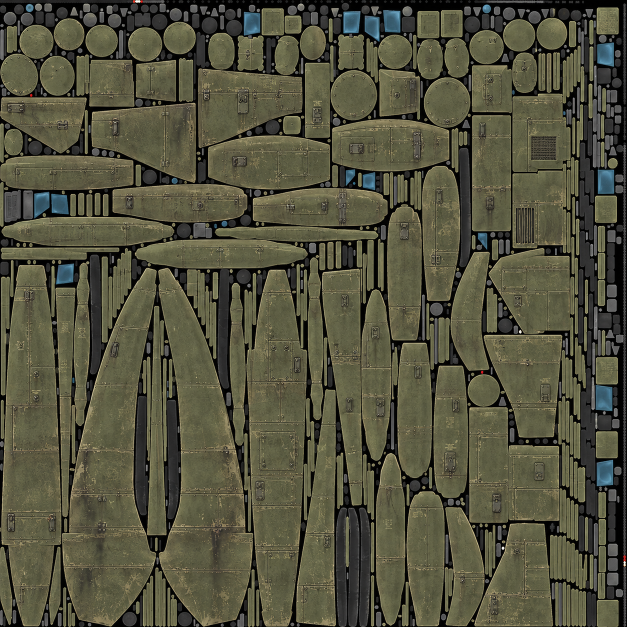
#> input picture assets/aircraft/apache/albedo.png, 1254 x 1254 px (shown at 1/2 size)
$ python prepare_materials.py
#> lines starting #> are read from the running program, lines starting #| are printed output that depends on the picture
"""Compile restrained technical response maps; keep generated diffuse artwork unchanged."""
from pathlib import Path
import json,hashlib,shutil,struct
import numpy as np
from PIL import Image,ImageFilter
ROOT=Path(__file__).resolve().parents[4];OUT=ROOT/'assets/aircraft/apache'
albedo=Image.open(OUT/'albedo.png').convert('RGB');size=albedo.size
#> further down, albedo is the input picture: PIL image 1254x1254 RGB; mean R, G, B 83.2, 82.1, 62.1
#> after `size = albedo.size`: size = (1254, 1254)
ids=np.asarray(Image.open(OUT/'material_data.png').resize(size,Image.Resampling.NEAREST),dtype=np.float32)/255
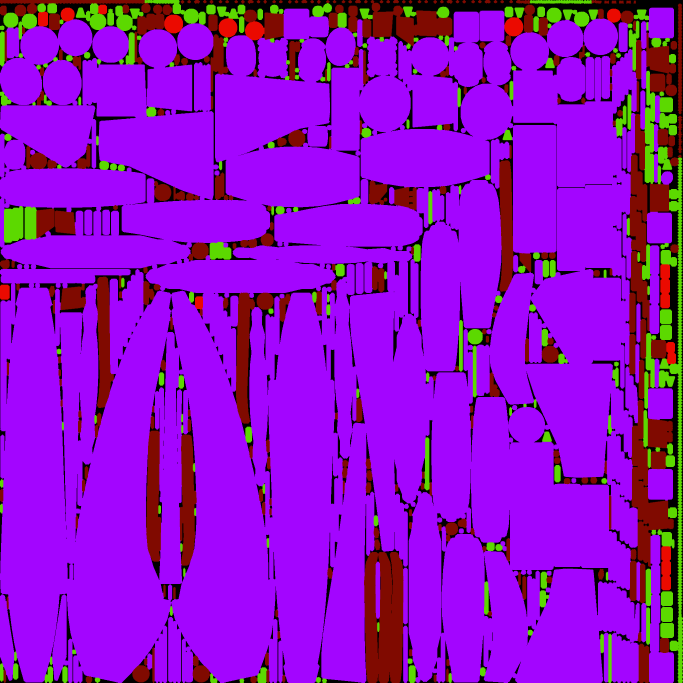
#> input picture assets/aircraft/apache/material_data.png, 2048 x 2048 px (shown at 1/3 size)
colour=np.asarray(albedo,dtype=np.float32)/255
grey=Image.fromarray(np.uint8(colour.mean(2)*255));blur=np.asarray(grey.filter(ImageFilter.GaussianBlur(.8)),dtype=np.float32)/255
height=(np.asarray(grey,dtype=np.float32)/255-blur)*.23
dy,dx=np.gradient(height);covered=np.asarray(Image.fromarray(np.uint8(ids[:,:,3]*255)).filter(ImageFilter.MinFilter(5)))>254
#> after `covered = np.asarray(Image.fromarray(np.uint8(ids[:, :, 3] * 255)).fil`: covered: shape (1254, 1254) bool; every value is 1
normal=np.dstack([-dx*2,dy*2,np.ones_like(dx)]);normal/=np.linalg.norm(normal,axis=2,keepdims=True);normal[~covered]=[0,0,1]
Image.fromarray(np.uint8(np.clip(normal*.5+.5,0,1)*255+.5)).save(OUT/'normal.png')
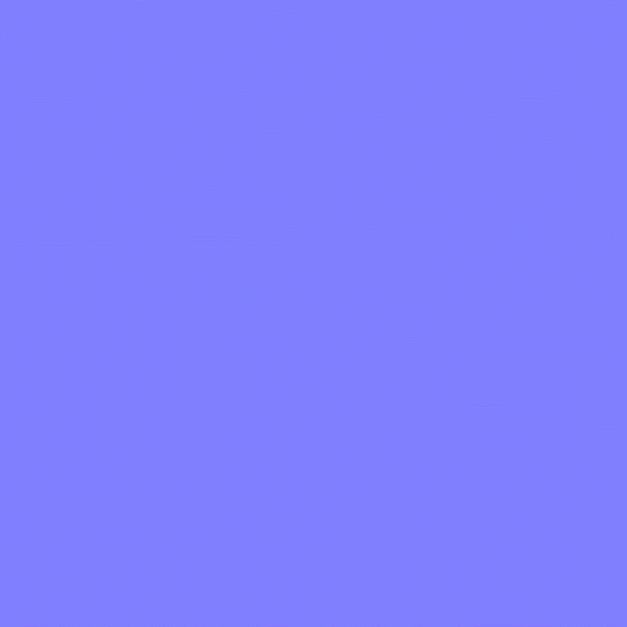
#> saved as normal.png: PIL image 1254x1254 RGB (shown at 1/2 size); mean R, G, B 127.6, 127.6, 255
rough=np.clip(ids[:,:,0]+height*.4,.28,.96);metal=ids[:,:,1];mask=ids[:,:,2]
#> after `rough = np.clip(ids[:, :, 0] + height * 0.4, 0.28, 0.96)`:
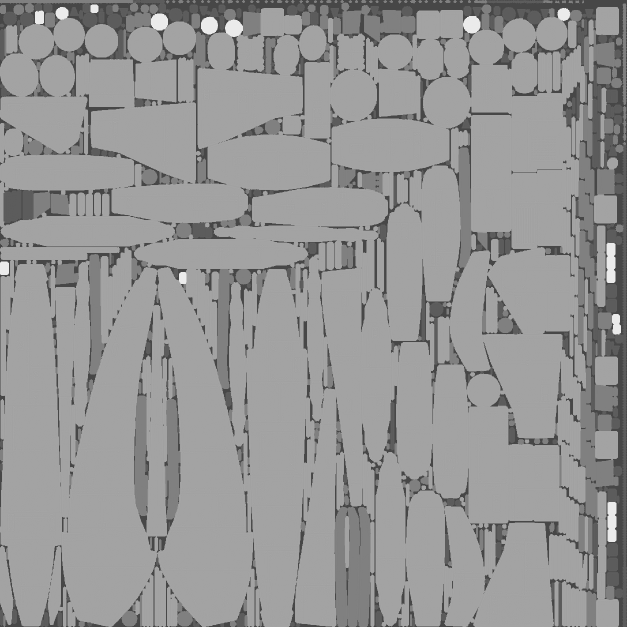
#> rough: shape (1254, 1254) float32 (shown at 1/2 size); min 0.28, max 0.93, mean 0.588
#> after `metal = ids[:, :, 1]`:
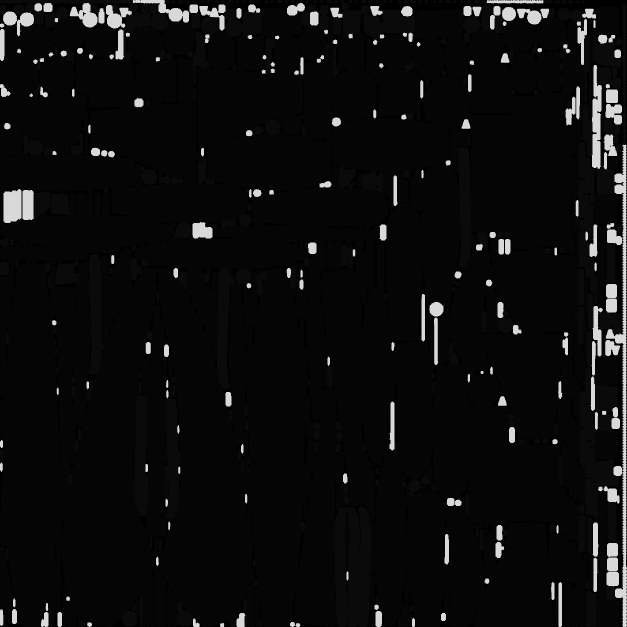
#> metal: shape (1254, 1254) float32 (shown at 1/2 size); min 0, max 0.851, mean 0.0564
#> after `mask = ids[:, :, 2]`:
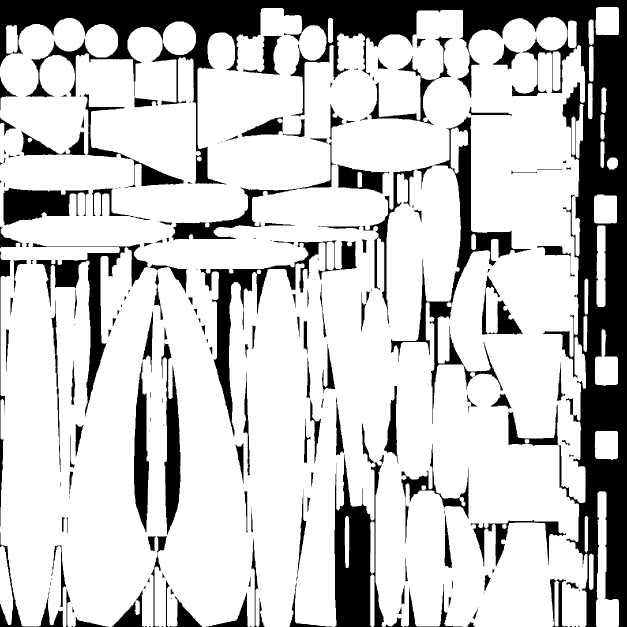
#> mask: shape (1254, 1254) float32 (shown at 1/2 size); min 0, max 1, mean 0.785
orm=np.dstack([np.ones_like(rough),rough,metal,mask]);Image.fromarray(np.uint8(np.clip(orm,0,1)*255+.5)).save(OUT/'orm.png')
#> after `orm = np.dstack([np.ones_like(rough), rough, metal, mask])`:
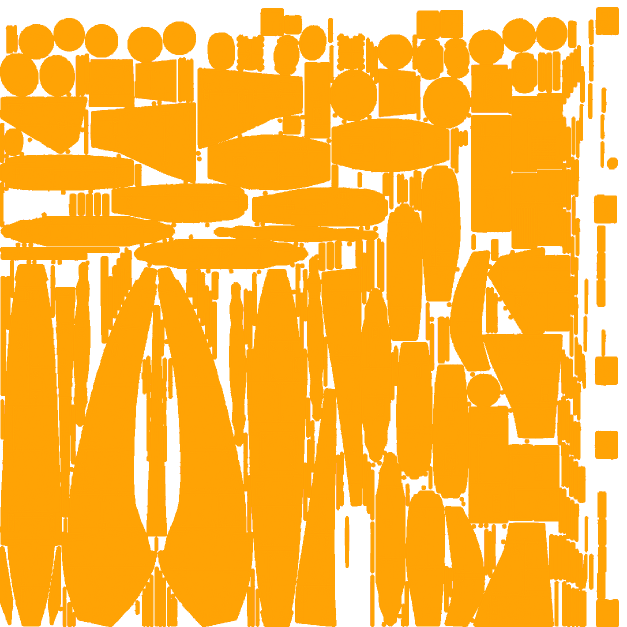
#> orm: shape (1254, 1254, 4) float32 (shown at 1/2 size); mean of channels 0, 1, 2, 3 1, 0.581, 0.0574, 0.785; transparent parts drawn white
for detail,limit in [('low',512),('balanced',1024),('high',2048)]:
    dest=ROOT/'materials/vehicle_atlases'/detail
    for suffix in ['albedo','normal','orm']:
        image=Image.open(OUT/(suffix+'.png'));target=dest/f'helicopter_{suffix}.png'
        if max(image.size)>limit:
            image.thumbnail((limit,limit),Image.Resampling.LANCZOS)
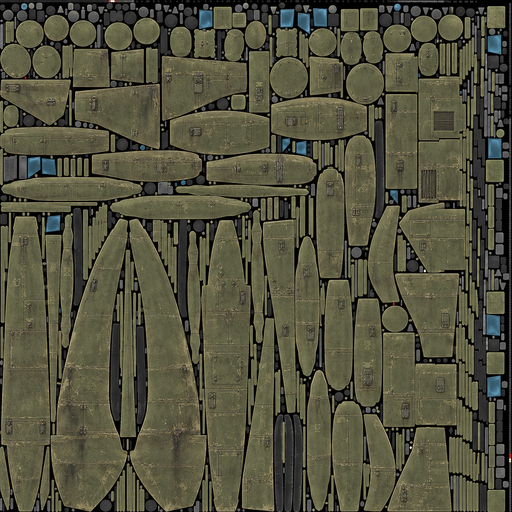
#> image: PIL image 512x512 RGB; mean R, G, B 83.5, 82.3, 62.3
            if suffix=='normal':
                v=np.asarray(image.convert('RGB'),dtype=np.float32)/127.5-1;v/=np.maximum(np.linalg.norm(v,axis=2,keepdims=True),.001);image=Image.fromarray(np.uint8(np.clip(v*.5+.5,0,1)*255+.5))
            image.save(target)
        else:shutil.copy2(OUT/(suffix+'.png'),target)
# Keep the existing five vehicle installations and update only helicopter entries.
#> (the run stopped early here; a loop or call above may not have finished)
